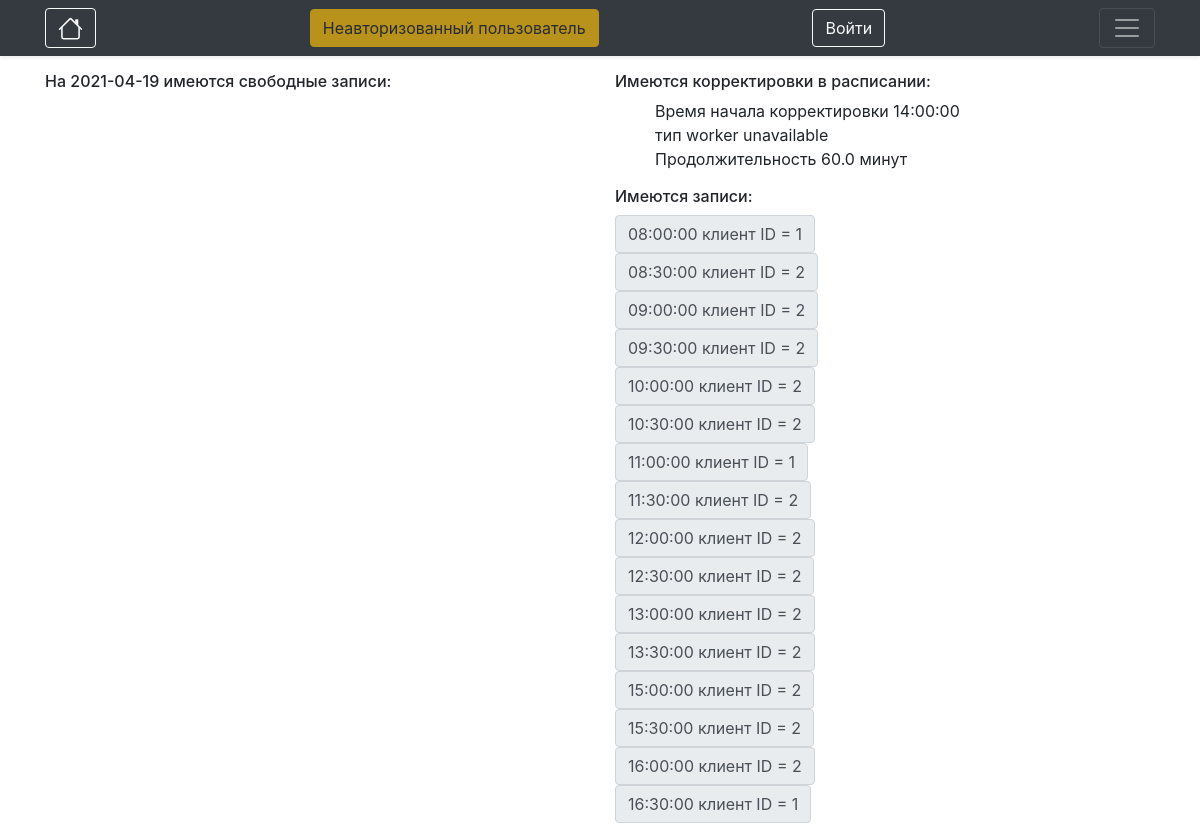
The page /check-date?day=2021-04-19 on the database its author committed.
### app/models.py (models this page shows, shortened)
class Correction(db.Model):
    __tablename__ = 'corrections'
    worker_id = db.Column(db.Integer, db.ForeignKey('workers.id'), primary_key=True, nullable=False)
    start_time = db.Column(db.TIMESTAMP, primary_key=True, nullable=False)
    status = db.Column(db.Enum(CorrectionType))
    duration = db.Column(db.Integer, nullable=False)
    def get_start_time(self):
        return self.start_time.time()

class Record(db.Model):
    __tablename__ = 'records'
    id = db.Column(db.Integer, primary_key=True, autoincrement=True)
    client_id = db.Column(db.Integer, db.ForeignKey('clients.id'), nullable=False)
    worker_id = db.Column(db.Integer, db.ForeignKey('workers.id'), nullable=False)
    text = db.Column(db.Text, nullable=True)
    published = db.Column(db.DateTime, nullable=False)
    start_time = db.Column(db.TIMESTAMP, nullable=False)
    duration = db.Column(db.Integer, nullable=False)
    status = db.Column(db.Enum(RecordType), nullable=True)

### app/__init__.py (the view, shortened to what this page needs)
    @app.route('/check-date', methods=['GET', 'POST'])
    def check_date():
        formbtn = ChooseRecordForm()
        if request.method == 'GET':
            choose_day = request.args.get('day')
            date = datetime.strptime(choose_day, '%Y-%m-%d')
            date_corrections = Correction.query.filter(Correction.start_time >= date).\
                filter(Correction.start_time <= date + timedelta(days=1)).order_by(Correction.start_time).all()
            date_schedules = Schedule.query.filter_by(week_day=date.isoweekday()).order_by(Schedule.start_time).all()
            date_records = Record.query.filter(Record.start_time >= date).\
                filter(Record.start_time <= date + timedelta(days=1)).order_by(Record.start_time).all()
            for date_correction in date_corrections:
                shedule_windows_to_remove = 0
                remove_shedule_window = None
                for date_schedule in date_schedules:
                    if remove_shedule_window:
                        date_schedules.remove(remove_shedule_window)
                        remove_shedule_window = None
                    if date_schedule.get_time() <= date_correction.get_start_time() < date_schedule.get_time_with_duration():
                        if date_correction.duration % date_schedule.duration == 0:
                            shedule_windows_to_remove = date_correction.duration / date_schedule.duration
                        else:
                            shedule_windows_to_remove = (date_correction.duration // date_schedule.duration) + 1
                    if shedule_windows_to_remove > 0:
                        remove_shedule_window = date_schedule
                        shedule_windows_to_remove -= 1
            for date_record in date_records:
                remove_shedule_window = None
                for date_schedule in date_schedules:
                    if remove_shedule_window:
                        date_schedules.remove(remove_shedule_window)
                        print(remove_shedule_window.get_time())
                        remove_shedule_window = None
                    if date_schedule.get_time() == date_record.start_time.time():
                        remove_shedule_window = date_schedule
                        print(remove_shedule_window)
                if remove_shedule_window:
                        date_schedules.remove(remove_shedule_window)
                        print(remove_shedule_window.get_time())
                        remove_shedule_window = None
            return render_template(
                'check_date.html',
                date_schedules=date_schedules,
                date_corrections=date_corrections,
                date=date,
                date_records=date_records,
                form=formbtn
                )

### app/models.py (called while the page is built)
    def get_time(self):
        return (datetime.min + timedelta(seconds=self.start_time)).time()

    def get_time_with_duration(self):
        return (datetime.min + timedelta(seconds=(self.start_time + self.duration))).time()

    def __repr__(self):
        return f'<Shedule {self.worker_id} {self.start_time}>'

### app/templates/check_date.html (shortened to what this page needs)
{% extends "base.html" %}
{% block page_content %}
    <div class="row">
        <div class="col-6">
            <h6>На {{ date.date() }} имеются свободные записи:</h6>
        </div>
        <div class="col-4">
            <h6>Имеются корректировки в расписании:</h6>
            {% for date_correction in date_corrections %}
                <ul>Время начала корректировки {{ date_correction.start_time.time() }} тип {{ date_correction.status.value }} Продолжительность {{ date_correction.duration/60 }} минут</ul>
            {% endfor %}
            <h6>Имеются записи:</h6>
            <div class="input-group">
                {% for date_record in date_records %}
                    <span class="input-group-text">{{ date_record.start_time.time() }} клиент ID = {{ date_record.client_id }}</span>
                {% endfor %}
            </div>
        </div>
    </div>
{% endblock %}

### rows shown on the page
Correction: start_time.time "14:00:00", status.value "worker unavailable", duration "60.0"
Record: start_time.time "08:00:00", client_id "1"
Record: start_time.time "08:30:00", client_id "2"
Record: start_time.time "09:00:00", client_id "2"
Record: start_time.time "09:30:00", client_id "2"
Record: start_time.time "10:00:00", client_id "2"
Record: start_time.time "10:30:00", client_id "2"
Record: start_time.time "11:00:00", client_id "1"
Record: start_time.time "11:30:00", client_id "2"
Record: start_time.time "12:00:00", client_id "2"
Record: start_time.time "12:30:00", client_id "2"
Record: start_time.time "13:00:00", client_id "2"
Record: start_time.time "13:30:00", client_id "2"
Record: start_time.time "15:00:00", client_id "2"
Record: start_time.time "15:30:00", client_id "2"
Record: start_time.time "16:00:00", client_id "2"
Record: start_time.time "16:30:00", client_id "1"

### other values the page prints
{{ date.date() }} "2021-04-19"
